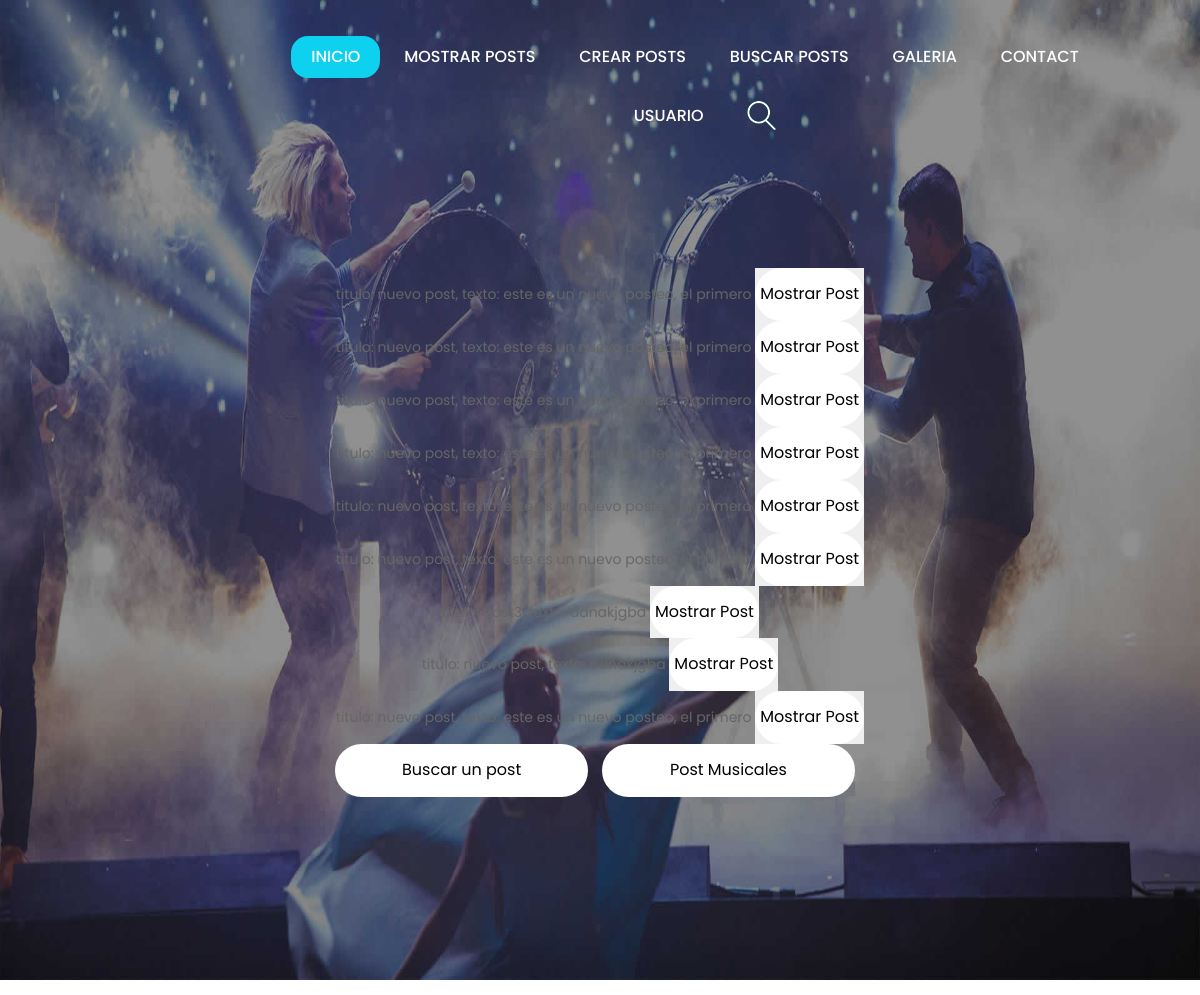
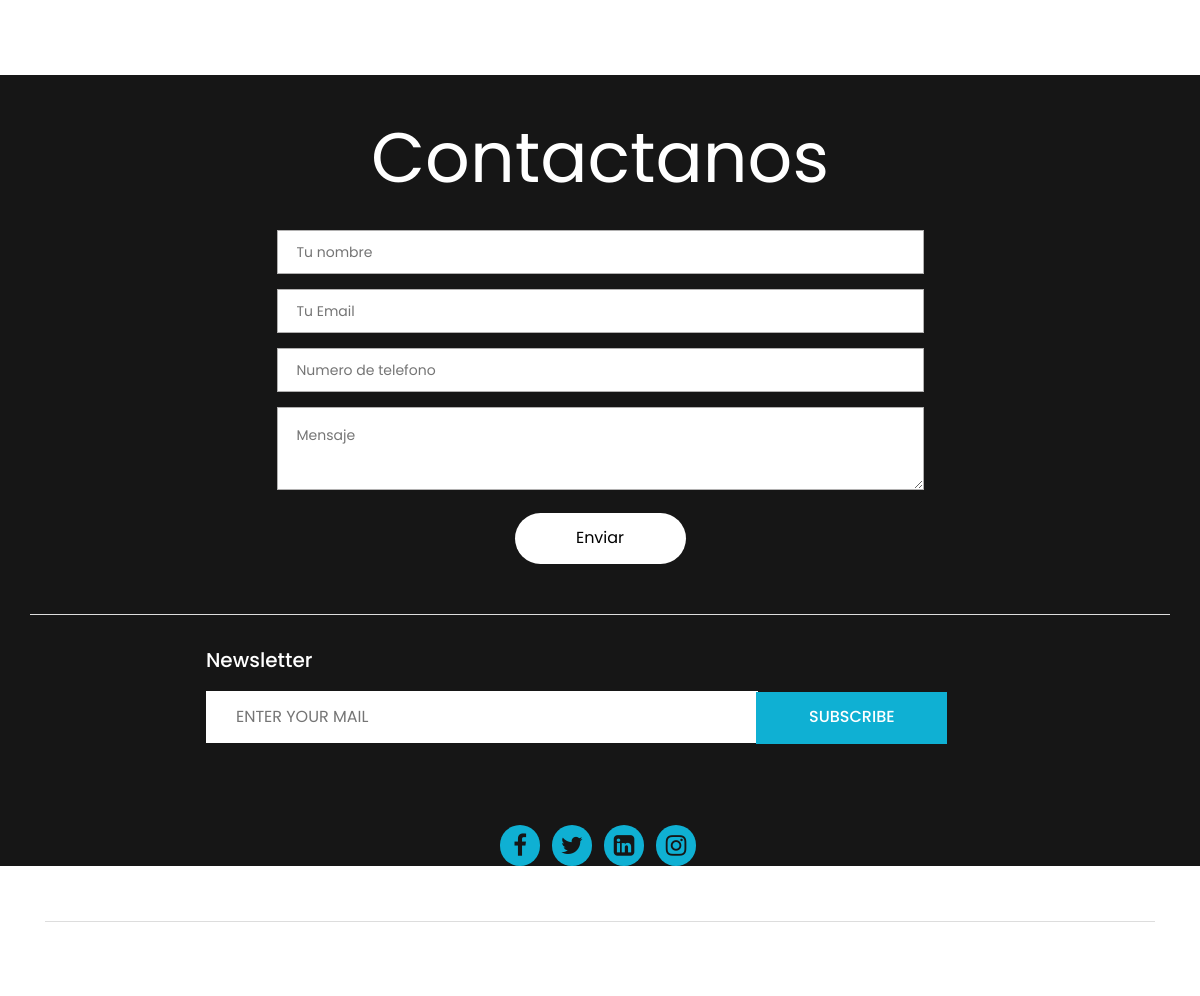
The app's page /mostrarPost/ with its own data (2 pictures, top to bottom).
### AppUsuario/models.py (models this page shows)
class Posteo(models.Model):
    titulo = models.CharField(max_length=90)
    texto = models.CharField(max_length=254)
    def __str__(self) -> str:
        return f'titulo: {self.titulo}, texto: {self.texto}'

### AppUsuario/views.py (the view)
# urls.py: path('mostrarPost/', views.PosteoList.as_view(), name='mostrarpost'),
class PosteoList(ListView):
    model = Posteo
    template_name = 'mostrar_post.html'

### AppUsuario/templates/mostrar_post.html
{% extends 'base.html' %}
{% load static %}
{% block Codigo2 %}
    <table>
    {% for post in object_list %}
        <ul>
            <li>
                    {{post}}
                    <button>
                        <a href="{% url 'Detail' post.id %}">Mostrar Post</a>
                    </button>
    </table>
            </li>
        </ul>
    {% endfor %}
{% endblock %}

### AppUsuario/templates/base.html (shortened to what this page needs)
<!DOCTYPE html>
<html lang="en">
<head>
  {% load static %}
  <link rel="stylesheet" href={% static "css/bootstrap.min.css" %}>
  <link rel="stylesheet" href={% static "css/style.css" %}>
  <link rel="stylesheet" href={% static "css/responsive.css" %}>
  <link rel="stylesheet" href={% static "css/jquery.mCustomScrollbar.min.css" %}>
  <link rel="stylesheet" href="https://netdna.bootstrapcdn.com/font-awesome/4.0.3/css/font-awesome.css">
  <link rel="stylesheet" href="https://cdnjs.cloudflare.com/ajax/libs/fancybox/2.1.5/jquery.fancybox.min.css" media="screen">
</head>
<body class="main-layout">
  <header>
    <div class="header-top">
      <div class="header">
        <div class="container">
          <div class="row">
            <div class="col-xl-2 col-lg-2 col-md-2 col-sm-3 col logo_section">
            </div>
            <div class="col-xl-10 col-lg-10 col-md-10 col-sm-9">
              <div class="menu-area">
                <div class="limit-box">
                  <nav class="main-menu ">
                    <ul class="menu-area-main">
                      <li class="active"> <a href="{% url 'index' %}">Inicio</a> </li>
                      <li> <a href="{% url 'mostrarpost' %}">Mostrar Posts</a> </li>
                      <li> <a href="{% url 'crear' %}">Crear Posts</a> </li>
                      <li> <a href="{% url 'buscar' %}">Buscar Posts</a> </li>
                      <li> <a href="{% url 'Galeria'%}">Galeria</a> </li>
                      <li> <a href="{% url 'Contacto'%}">Contact</a> </li>
                      <li > <a   href="#contact">Usuario</a> </li>
                      <li  > <a  class="last_manu" href="{% url 'buscar' %}"><img src={% static "images/search_icon.png" %} alt="#" /></a> </li>
                    </ul>
                  </nav>
              </div>
            </div>
          </div>
        </div>
      </div>
    </div>
    <section class="slider_section">
      <div id="myCarousel" class="carousel slide" data-ride="carousel">
        <div class="carousel-inner">
            <div class="container ">
                <div class="">
                  <div class="col-md-12">
                    <div class="text-bg">
                      {% block Codigo2 %}
                      {% endblock %}
                      <a href="{% url 'buscar' %}">Buscar un post</a> <a href="{% url 'CursoPost' %}">Post Musicales </a>
                    </div>
                  </div>
                </div>
              </div>
            </div>
          </div>
</section>
</div>
</header>
    <footr>
      <div class="footer ">
        <div class="container">
          <div class="row">
            <div class="col-md-12">
              <form class="contact_bg">
            <div class="row">
              <div class="col-md-12">
                <div class="titlepage">
                  <h2>Contactanos</h2>
                </div>
                <div class="col-md-12">
                  <input class="contactus" placeholder="Tu nombre" type="text" name="Your Name">
                </div>
                <div class="col-md-12">
                  <input class="contactus" placeholder="Tu Email" type="text" name="Your Email">
                </div>
                <div class="col-md-12">
                  <input class="contactus" placeholder="Numero de telefono" type="text" name="Your Phone">
                </div>
                <div class="col-md-12">
                  <textarea class="textarea" placeholder="Mensaje" type="text" name="Message"></textarea>
                </div>
                <div class="col-xl-12 col-lg-12 col-md-12 col-sm-12">
                  <button class="send">Enviar</button>
                </div>
              </div>
            </div>
            </form>
            </div>
            <div class="col-md-12 border_top">
              <form class="news">
              <h3>Newsletter</h3>
                <input class="newslatter" placeholder="ENTER YOUR MAIL" type="text" name=" ENTER YOUR MAIL">
                <button class="submit">Subscribe</button>
              </form>
            </div>
            <div class="col-xl-12 col-lg-12 col-md-12 col-sm-12 ">
                      </div>
                      <div class="col-xl-12 col-lg-12 col-md-12 col-sm-12 ">
                          <ul class="social_link">
                            <li><a href="#"><i class="fa fa-facebook" aria-hidden="true"></i></a></li>
                            <li><a href="#"><i class="fa fa-twitter" aria-hidden="true"></i></a></li>
                            <li><a href="#"><i class="fa fa-linkedin-square" aria-hidden="true"></i></a></li>
                            <li><a href="#"><i class="fa fa-instagram" aria-hidden="true"></i></a></li>
                          </ul>
                      </div>
                    </div>
                  </div>
                </div>
              <div class="container">
              <div class="copyright">
                  <p>Copyright 2019 All Right Reserved By <a href="https://html.design/">Free  html Templates</a></p>
                </div>
              </div>
          </footr>
</body>
</html>

### records on screen
Posteo: titulo+texto "titulo: nuevo post, texto: este es un nuevo posteo, el primero"
Posteo: titulo+texto "titulo: nuevo post, texto: este es un nuevo posteo, el primero"
Posteo: titulo+texto "titulo: nuevo post, texto: este es un nuevo posteo, el primero"
Posteo: titulo+texto "titulo: nuevo post, texto: este es un nuevo posteo, el primero"
Posteo: titulo+texto "titulo: nuevo post, texto: este es un nuevo posteo, el primero"
Posteo: titulo+texto "titulo: nuevo post, texto: este es un nuevo posteo, el primero"
Posteo: titulo+texto "titulo: post3, texto: adnakjgba"
Posteo: titulo+texto "titulo: nuevo post, texto: adnakjgba"
Posteo: titulo+texto "titulo: nuevo post, texto: este es un nuevo posteo, el primero"
